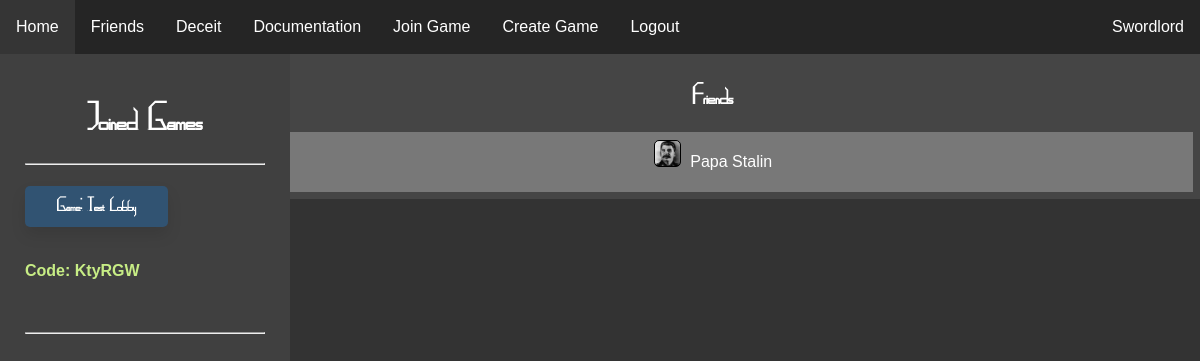
The app's page / (signed in) with its own data.
### website/models.py (models this page shows)
class User(db.Model, UserMixin):
    id = db.Column(db.Integer, primary_key=True)
    email = db.Column(db.String(150), unique=True)
    password = db.Column(db.String(150))
    username = db.Column(db.String(150))
    pfp = db.Column(db.String(50))
    admin = db.Column(db.String(50))

class Game(db.Model):
    id = db.Column(db.Integer, primary_key=True)
    game_name = db.Column(db.String(25))
    is_started = db.Column(db.String(5))
    code = db.Column(db.String(10), unique=True)
    host = db.Column(db.Integer, db.ForeignKey('user.id'))

### website/views.py (the view)
@views.route('/', methods=["GET", "POST"])
@login_required
def home():
    game = []
    friends = []
    for games in db.session.query(GamesJoined).filter_by(user = current_user.id):
        id = games.game
        for filtered in db.session.query(Game).filter_by(id = id):
            links = (filtered, url_for('rooms.room', game_id=id))
            game.append(links)
    friends1 = db.session.query(Friends).filter_by(user1=current_user.id)
    friends2 = db.session.query(Friends).filter_by(user2=current_user.id)
    for friend in friends1:
        print('worked')
        add = db.session.query(User).filter_by(id=friend.user2).first()
        friends.append(add)
    for friend in friends2:
        add = db.session.query(User).filter_by(id=friend.user1).first()
        friends.append(add)
    return render_template("home.html", friends=friends, user=current_user, games_joined = game)

### website/templates/home.html (shortened to what this page needs)
{% extends "base.html" %} {% block title %}Home{% endblock %}
{% block content %}
<br/>
<head>
    <link rel="stylesheet" type="text/css" href="/static/css/home.css" />
</head>
<body style="overflow:hidden">
    <div class="left-sidebar">
    {% if games_joined != [] %}
    {% set counter = 0 %}
    <div id="game_list">
        <h1 style="text-align: center;">Joined Games</h1>
    <hr>
    {% for game in games_joined %}
        {% set counter = counter+1 %}
        <h2 class="home-heading"><a class="game-link" id="game_headings{{counter}}" href={{game[1]}}>Game: {{ game[0].game_name }}</a></h2> <h4 class="game-code">Code: {{ game[0].code }}</h4> <br/>
    <hr>
    {% endfor %}
    {% else %}
        <h1>No games joined currently. Join one <a class="join-here">here</a></h1>
    {% endif %}
    <br/>
    <br/>
    <br/>
    <br/>
    <br/>
    <br/>
    </div>
    </div>
    <article class="friends">
        <h1 class="friends_title"><a class = "game-link" href="{{url_for('profiles.friends')}}">Friends</a></h1>
        {% for friend in friends %}
            <article class="individual">
                <div class="box" style="background-image:url({{friend.pfp}})"></div>
                <p style="display:inline-block">
                    <a class="game-link" style="display:inline-block" href="{{url_for('profiles.profile', user_id=friend.id)}}">{{friend.username}}</a>
                </p>
            </article>
        {% else %}
            <article class="individual">
                <p>You have no friends.</p>
            </article>
        {% endfor %}
    </article>
</body>
{% endblock %}

### website/templates/base.html (shortened to what this page needs)
<!DOCTYPE html>
<html lang="en">
<head>
    <link rel="stylesheet" type="text/css" href="/static/css/main.css" />
</head>
<body>
    <ul class="navbar">
      {% if user.is_authenticated %}
      <li><a class="nav-item nav-link" id="home" href="/">Home</a></li>
      <li><a class="nav-item nav-link" id="friends" href="/user/friends">Friends</a></li>
      <li><a class="nav-item nav-link" id="deceit" href="/deceit">Deceit</a></li>
      <li><a class="nav-item nav-link" id="docs" href="/docs/">Documentation</a></li>
      <li><a class="nav-item nav-link" id="join_game" href="/join-game">Join Game</a></li>
      <li><a class="nav-item nav-link" id="create_game" href="/create-game">Create Game</a></li>
      <li><a class="nav-item nav-link" id="logout" href="/logout">Logout</a></li>
      <li><a class="nav-user nav-link" id="user_link" href="{{url_for('profiles.profile', user_id=user.id)}}">{{ user.username }}</a></li>
      {% else %}
      <li><a class="nav-item nav-link" id="login" href="/login">Login</a></li>
      <li><a class="nav-item nav-link" id="signUp" href="/sign-up">Sign Up</a></li>
      {% endif %}
    </ul>
    <div id="main_div">
    <div class="container">
        {% block content %}
        {% endblock %}
    </div>
    </div>
</body>
</html>

### website/static/css/main.css (style rules this page uses)
#main_div { margin-top: 30px; padding: 20px; }
.game-link { text-decoration: none; color: white; }
h1, h2, h3 { font-family: MapGame; }
body { margin: 0px; background-color: #333333; color: white; }
.navbar { list-style-type: none; margin: 0; padding: 0; overflow: hidden; background-color: #252525; position: fixed; top: 0; width: 100%; }
.nav-item { float: left; }
.nav-user { float:right; }
.nav-link { display: block; color: white; text-align: center; padding: 18px 16px; text-decoration: none; }
.box { display: inline-block; height: 25px; width: 25px; margin-bottom: 0px; margin-right: 5px; border: 1px solid black; border-radius: 5px; clear: both; background-size: 25px 25px; }
html { font-family: Arial, Helvetica, sans-serif; }

### website/static/css/home.css (style rules this page uses)
#main_div { margin-top: 36px; padding: 0px; }
.left-sidebar { width: 20%; height: 100%; padding: 25px; background-color: #404040; position: absolute; overflow-y: scroll; }
.home-heading { background-color: #315372; border: none; color: white; padding: 10px 32px; text-align: center; text-decoration: none; display: inline-block; font-size: 16px; border-radius: 5px; transition-duration: 0.4s; box-shadow: 0px 8px 15px rgba(0, 0, 0, 0.1); cursor: pointer; }
.game-code { color: #C7ED85; border-bottom: 2px black; padding-bottom: 5px; }
.friends { margin: 0; padding: 7px; background-color: #454545; width: 80%; height: 100%; float: right; text-align: center; }
.friends_title { font-weight: 700 }
.individual { padding-top: 5px; margin-top: 5px; padding-left: 3px; padding-bottom: 5px; padding-right: 3px; background-color: #787878; text-align: center; }

### records on screen
User: username "Swordlord"
Game: game_name "Test Lobby", code "KtyRGW"
User: pfp (picture), username "Papa Stalin"
